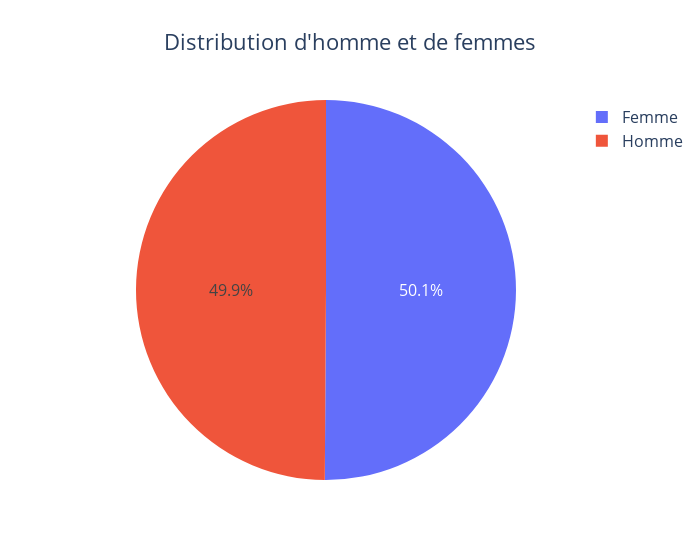

Here is the notebook cell this chart was saved with:
### Markdown cell above
Here we are with a more readable dataset without too many missing values.

let's look at the proportion of women and men in the dataset.

### Code cell
# mask to visualize genres
genre = df["gender"].value_counts(normalize=True).round(3)

pie = go.Figure()
pie.add_trace(go.Pie(
    values = genre,
    labels = ['Femme','Homme'],      
)  )
pie.update_layout(
    width=700,
    title= {'x' : 0.5},
    title_text="Distribution d'homme et de femmes",
    font=dict(
        size=16
    ),
    legend=dict(
        font=dict(
            size=16
            )))
pie.show()

### Figure 1 — Plotly figure (JSON) as saved in the notebook; plotly's stock layout.template omitted (floating-point values rounded to 4 significant figures)
{"data": [{"labels": ["Femme", "Homme"], "type": "pie", "values": [0.501, 0.499]}], "layout": {"font": {"size": 16}, "legend": {"font": {"size": 16}}, "title": {"text": "Distribution d'homme et de femmes", "x": 0.5}, "width": 700}}
